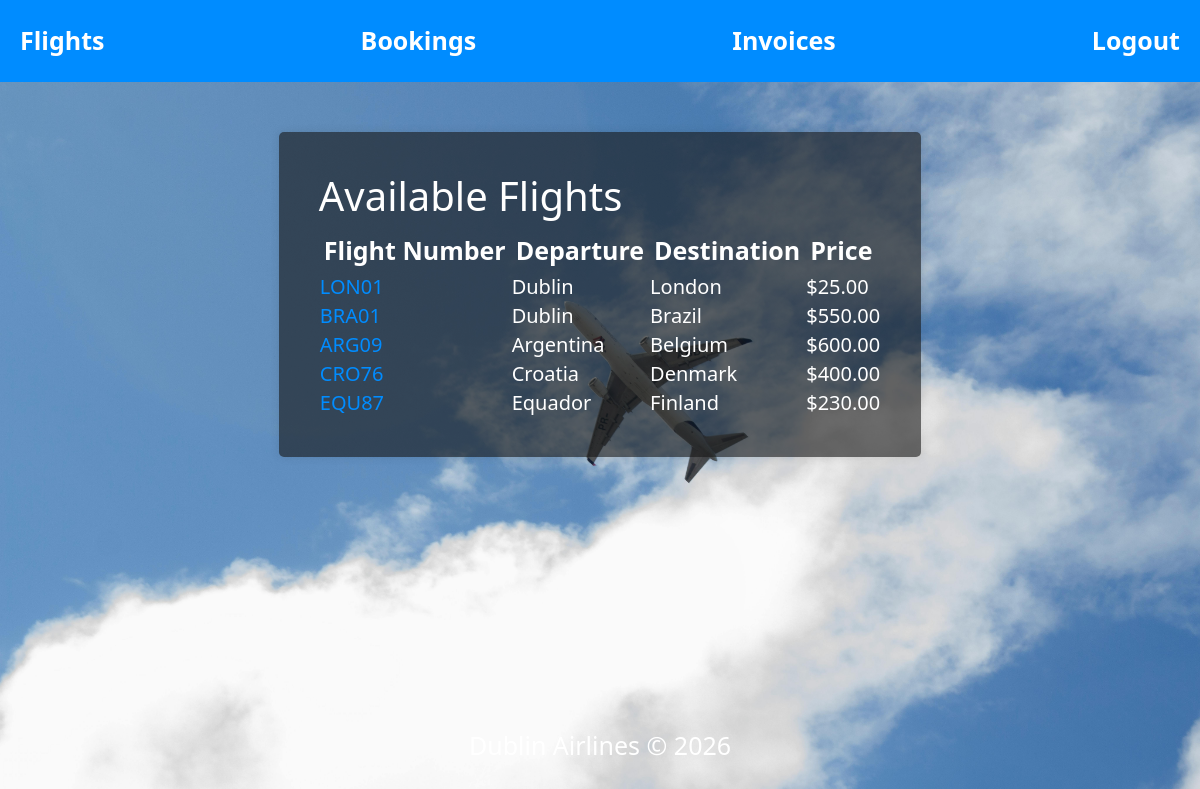
Screenshot of / (signed in) with the database file from the repository.
### airline/models.py (models this page shows, shortened)
class Flight(models.Model):
    flight_number = models.CharField(max_length=5)
    departure = models.CharField(max_length=50)
    destination = models.CharField(max_length=50)
    departure_time = models.DateTimeField()
    arrival_time = models.DateTimeField()
    price = models.DecimalField(max_digits=10, decimal_places=2)

### airline/views.py (the view)
# urls.py: path('', views.index, name='index'),
@login_required
def index(request):
    flights = Flight.objects.all()
    return render(request, 'airline/index.html', {'flights': flights})

### airline/templates/airline/index.html (shortened to what this page needs)
{% load static %}
<html>
<head>
    <link href="https://cdn.jsdelivr.net/npm/bootstrap@5.3.0/dist/css/bootstrap.min.css" rel="stylesheet" >
</head>
<body>
    <nav class ="navBar">
        <a href="/">Flights</a>
        <a href="/bookings/">Bookings</a>
        <a href="/invoices/">Invoices</a>
        <a href="/logout/">Logout</a>
    </nav>
    <div class ="flight-list">
        <h1> Available Flights </h1>
        <table class="flight-info">
            <tr>
                <th> Flight Number </th>
                <th> Departure </th>
                <th> Destination </th>
                <th> Price </th>
            </tr>
            {% for flight in flights %}
            <tr>
                <td><a href="/flight/{{ flight.id }}/">{{ flight.flight_number }}</a></td>
                <td>{{ flight.departure }}</td>
                <td>{{ flight.destination }}</td>
                <td>${{ flight.price }}</td>
            </tr>
            {% endfor %}
            </table>
    </div>
    <div class="footer">
        <p> Dublin Airlines © 2026 </p>
    </div>
</body>
</html>

### rows the page displays
Flight: flight_number "LON01", departure "Dublin", destination "London", price "25.00"
Flight: flight_number "BRA01", departure "Dublin", destination "Brazil", price "550.00"
Flight: flight_number "ARG09", departure "Argentina", destination "Belgium", price "600.00"
Flight: flight_number "CRO76", departure "Croatia", destination "Denmark", price "400.00"
Flight: flight_number "EQU87", departure "Equador", destination "Finland", price "230.00"
